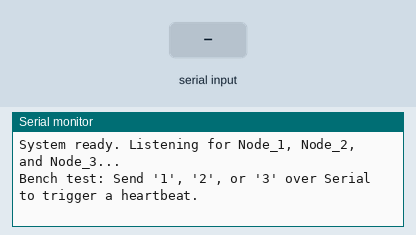
This sketch was run on a simulated Arduino Uno, built with avr-gcc and run on an emulated ATmega328P. On the bench: the last lines printed to the serial monitor. The test bench sets the inputs (shaded band).

Above: at 1.2 s.
1.3 s: "90 45\n" received over Serial
At 2.5 s:
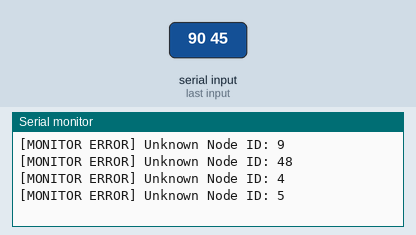
2.8 s: "30 150\n" received over Serial
At 12.0 s:
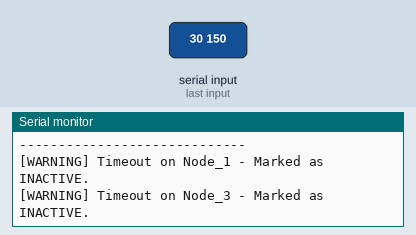
Timing chart, 0 to 12.5 s (numbered marks = the images above; inputs shaded):
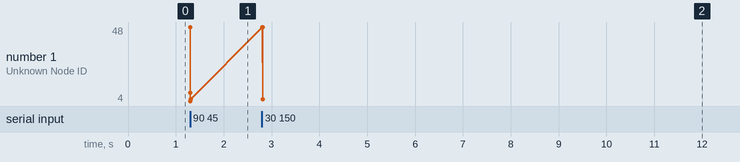

Measured:
- after the input at 1.3 s, the serial monitor: prints a new line at once (image 1)
- after the input at 2.8 s, the serial monitor: prints a new line at once (image 2)

The sketch:

NodeMonitor.ino
```cpp
#include "NodeMonitor.h"

// 8000 ms (8 second) timeout threshold before a node is marked INACTIVE
NodeMonitor monitor(8000); // Must be greater than cycleDurationMs (6000 ms)

uint64_t lastStatusPrintTime = 0;
const uint64_t STATUS_PRINT_INTERVAL_MS = 5000;

void setup() {
    Serial.begin(115200);
    while (!Serial && millis() < 3000) {}

    monitor.begin();

    // TODO: Initialize your wireless transceiver here (e.g., LoRa.begin(), radio.begin(), or SoftwareSerial)

    Serial.println("System ready. Listening for Node_1, Node_2, and Node_3...");
    Serial.println("Bench test: Send '1', '2', or '3' over Serial to trigger a heartbeat.");
}

void loop() {
    uint64_t now = millis();

    // 1. Poll wireless receiver / serial interface for real node heartbeats
    receiveNodeHeartbeats(now);

    // 2. Check if any active node has exceeded the timeout window
    monitor.checkTimeouts(now);

    // 3. Periodically print full status table
    if (now - lastStatusPrintTime >= STATUS_PRINT_INTERVAL_MS) {
        lastStatusPrintTime = now;
        monitor.printAllNodes();
    }
}

void receiveNodeHeartbeats(uint64_t now) {
    // --- OPTION A: Wireless Transceiver Input (LoRa, nRF24L01, HC-12, etc.) ---
    // Replace this block with your transceiver's packet read logic:
    /*
    if (radio.available()) {
        uint8_t incomingNodeID = 0;
        radio.read(&incomingNodeID, sizeof(incomingNodeID));
        monitor.updateNode(incomingNodeID, now);
    }
    */

    // --- OPTION B: Direct UART / Serial Monitor Input (Non-blocking) ---
    // Accepts raw byte IDs (1, 2, 3) from another microcontroller OR ASCII ('1', '2', '3') from Serial Monitor
    while (Serial.available() > 0) {
        int incoming = Serial.read();

        if (incoming == '\r' || incoming == '\n' || incoming == ' ') {
            continue;
        }

        uint8_t nodeID = 0;
        if (incoming >= '1' && incoming <= '9') {
            nodeID = (uint8_t)(incoming - '0'); // ASCII character to numeric ID
        } else {
            nodeID = (uint8_t)incoming;          // Raw byte ID
        }

        monitor.updateNode(nodeID, now);
    }
}
```

NodeMonitor.cpp
```cpp
#include "NodeMonitor.h"
#include <string.h>

NodeMonitor::NodeMonitor(uint64_t timeoutThresholdMs)
    : timeoutMs(timeoutThresholdMs) {}

void NodeMonitor::begin() {
    const char* defaultNames[NUM_NODES] = {"Node_1", "Node_2", "Node_3"};

    for (uint8_t i = 0; i < NUM_NODES; i++) {
        nodes[i].nodeID = i + 1;
        strncpy(nodes[i].nodeName, defaultNames[i], sizeof(nodes[i].nodeName) - 1);
        nodes[i].nodeName[sizeof(nodes[i].nodeName) - 1] = '\0';
        nodes[i].lastReceivedTime = 0;
        nodes[i].isActive = false;
    }
}

int NodeMonitor::findNodeIndexByID(uint8_t nodeID) {
    for (uint8_t i = 0; i < NUM_NODES; i++) {
        if (nodes[i].nodeID == nodeID) {
            return i;
        }
    }
    return -1;
}

int NodeMonitor::findNodeIndexByName(const char* name) {
    for (uint8_t i = 0; i < NUM_NODES; i++) {
        if (strcmp(nodes[i].nodeName, name) == 0) {
            return i;
        }
    }
    return -1;
}

void NodeMonitor::updateNode(uint8_t nodeID, uint64_t currentTimeMs) {
    int idx = findNodeIndexByID(nodeID);
    if (idx != -1) {
        nodes[idx].lastReceivedTime = currentTimeMs;
        nodes[idx].isActive = true;

        Serial.print("[MONITOR] Heartbeat from ");
        Serial.print(nodes[idx].nodeName);
        Serial.print(" (ID ");
        Serial.print(nodeID);
        Serial.println(") - Status: ACTIVE");
    } else {
        Serial.print("[MONITOR ERROR] Unknown Node ID: ");
        Serial.println(nodeID);
    }
}

void NodeMonitor::checkTimeouts(uint64_t currentTimeMs) {
    for (uint8_t i = 0; i < NUM_NODES; i++) {
        if (nodes[i].isActive && (currentTimeMs - nodes[i].lastReceivedTime > timeoutMs)) {
            nodes[i].isActive = false;
            Serial.print("[WARNING] Timeout on ");
            Serial.print(nodes[i].nodeName);
            Serial.println(" - Marked as INACTIVE.");
        }
    }
}

void NodeMonitor::nodeMonitor(uint8_t nodeID) {
    int idx = findNodeIndexByID(nodeID);
    if (idx == -1) {
        Serial.print("Node ID ");
        Serial.print(nodeID);
        Serial.println(" not found.");
        return;
    }

    Serial.print("Node Name: ");
    Serial.print(nodes[idx].nodeName);
    Serial.print(" | ID: ");
    Serial.print(nodes[idx].nodeID);
    Serial.print(" | Active: ");
    Serial.println(nodes[idx].isActive ? "YES" : "NO");
}

void NodeMonitor::nodeMonitor(const char* nodeName) {
    int idx = findNodeIndexByName(nodeName);
    if (idx == -1) {
        Serial.print("Node with name '");
        Serial.print(nodeName);
        Serial.println("' not found.");
        return;
    }

    Serial.print("Node Name: ");
    Serial.print(nodes[idx].nodeName);
    Serial.print(" | ID: ");
    Serial.print(nodes[idx].nodeID);
    Serial.print(" | Active: ");
    Serial.println(nodes[idx].isActive ? "YES" : "NO");
}

bool NodeMonitor::isNodeActive(uint8_t nodeID) {
    int idx = findNodeIndexByID(nodeID);
    return (idx != -1) ? nodes[idx].isActive : false;
}

uint8_t NodeMonitor::getActiveCount() {
    uint8_t count = 0;
    for (uint8_t i = 0; i < NUM_NODES; i++) {
        if (nodes[i].isActive) {
            count++;
        }
    }
    return count;
}

void NodeMonitor::printAllNodes() {
    Serial.println("--- 3-Node Status Summary ---");
    for (uint8_t i = 0; i < NUM_NODES; i++) {
        Serial.print("ID: ");
        Serial.print(nodes[i].nodeID);
        Serial.print(" | Name: ");
        Serial.print(nodes[i].nodeName);
        Serial.print(" | Active: ");
        Serial.print(nodes[i].isActive ? "YES" : "NO");
        Serial.print(" | Last Seen (ms): ");
        Serial.println((unsigned long)nodes[i].lastReceivedTime);
    }
    Serial.println("-----------------------------");
}
```

NodeMonitor.h
```cpp
#ifndef NODE_MONITOR_H
#define NODE_MONITOR_H

#include <Arduino.h>
#include <stdint.h>

class NodeMonitor {
public:
    static const uint8_t NUM_NODES = 3;

    NodeMonitor(uint64_t timeoutThresholdMs = 5000);

    void begin();
    void updateNode(uint8_t nodeID, uint64_t currentTimeMs);
    void checkTimeouts(uint64_t currentTimeMs);

    void nodeMonitor(uint8_t nodeID);
    void nodeMonitor(const char* nodeName);
    bool isNodeActive(uint8_t nodeID);
    uint8_t getActiveCount();
    void printAllNodes();

private:
    struct NodeInfo {
        uint8_t nodeID;
        char nodeName[16];
        uint64_t lastReceivedTime;
        bool isActive;
    };

    NodeInfo nodes[NUM_NODES];
    uint64_t timeoutMs;

    int findNodeIndexByID(uint8_t nodeID);
    int findNodeIndexByName(const char* name);
};

#endif
```

TimeSlotScheduler.cpp
```cpp
#include "TimeSlotScheduler.h"

TimeSlotScheduler::TimeSlotScheduler(uint8_t id, uint32_t slotMs, uint8_t total)
    : nodeID(id < 1 ? 1 : id),
      slotDurationMs(slotMs == 0 ? 2000 : slotMs),
      totalNodes(total == 0 ? 3 : total),
      lastSentCycle(0xFFFFFFFFFFFFFFFFULL) {
    cycleDurationMs = slotDurationMs * (uint32_t)totalNodes;
}

uint32_t TimeSlotScheduler::getSlotOffsetMs() const {
    // Node 1 -> 0ms, Node 2 -> 2000ms, Node 3 -> 4000ms
    return (uint32_t)(nodeID - 1) * slotDurationMs;
}

uint32_t TimeSlotScheduler::getCycleDurationMs() const {
    return cycleDurationMs;
}

bool TimeSlotScheduler::isMyTurn(uint64_t currentTimeMs) {
    if (nodeID > totalNodes || cycleDurationMs == 0) {
        return false;
    }

    uint64_t currentCycle = currentTimeMs / cycleDurationMs;
    uint32_t timeInCycle = (uint32_t)(currentTimeMs % cycleDurationMs);
    uint32_t slotStart = getSlotOffsetMs();
    uint32_t slotEnd = slotStart + slotDurationMs;

    // Check if current time falls within this node's assigned window
    if (timeInCycle >= slotStart && timeInCycle < slotEnd) {
        if (lastSentCycle != currentCycle) {
            lastSentCycle = currentCycle; // Mark this cycle as sent
            return true;
        }
    }
    return false;
}
```

TimeSlotScheduler.h
```cpp
#ifndef TIME_SLOT_SCHEDULER_H
#define TIME_SLOT_SCHEDULER_H

#include <Arduino.h>
#include <stdint.h>

class TimeSlotScheduler {
private:
    uint8_t nodeID;              // Assigned Node ID (1, 2, or 3)
    uint32_t slotDurationMs;     // Slot length per node (e.g., 2000 ms)
    uint8_t totalNodes;          // Total nodes in network (3)
    uint32_t cycleDurationMs;    // Full cycle length (slotDurationMs * totalNodes)
    uint64_t lastSentCycle;      // Prevents double transmission within the same slot

public:
    TimeSlotScheduler(uint8_t id, uint32_t slotMs = 2000, uint8_t total = 3);

    // Returns true when the current time hits this node's assigned time slot
    bool isMyTurn(uint64_t currentTimeMs);

    uint32_t getSlotOffsetMs() const;
    uint32_t getCycleDurationMs() const;
};

#endif
```
